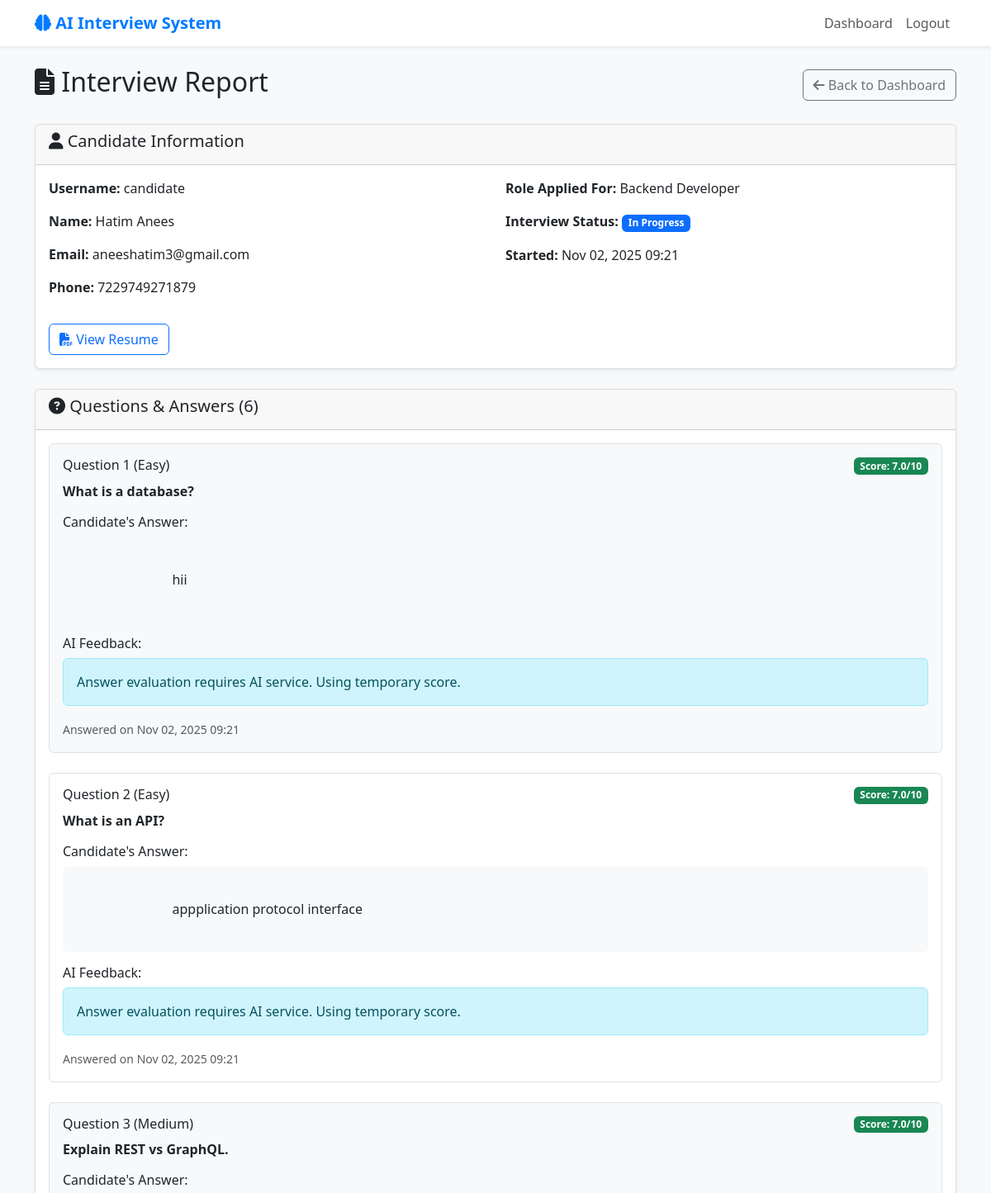
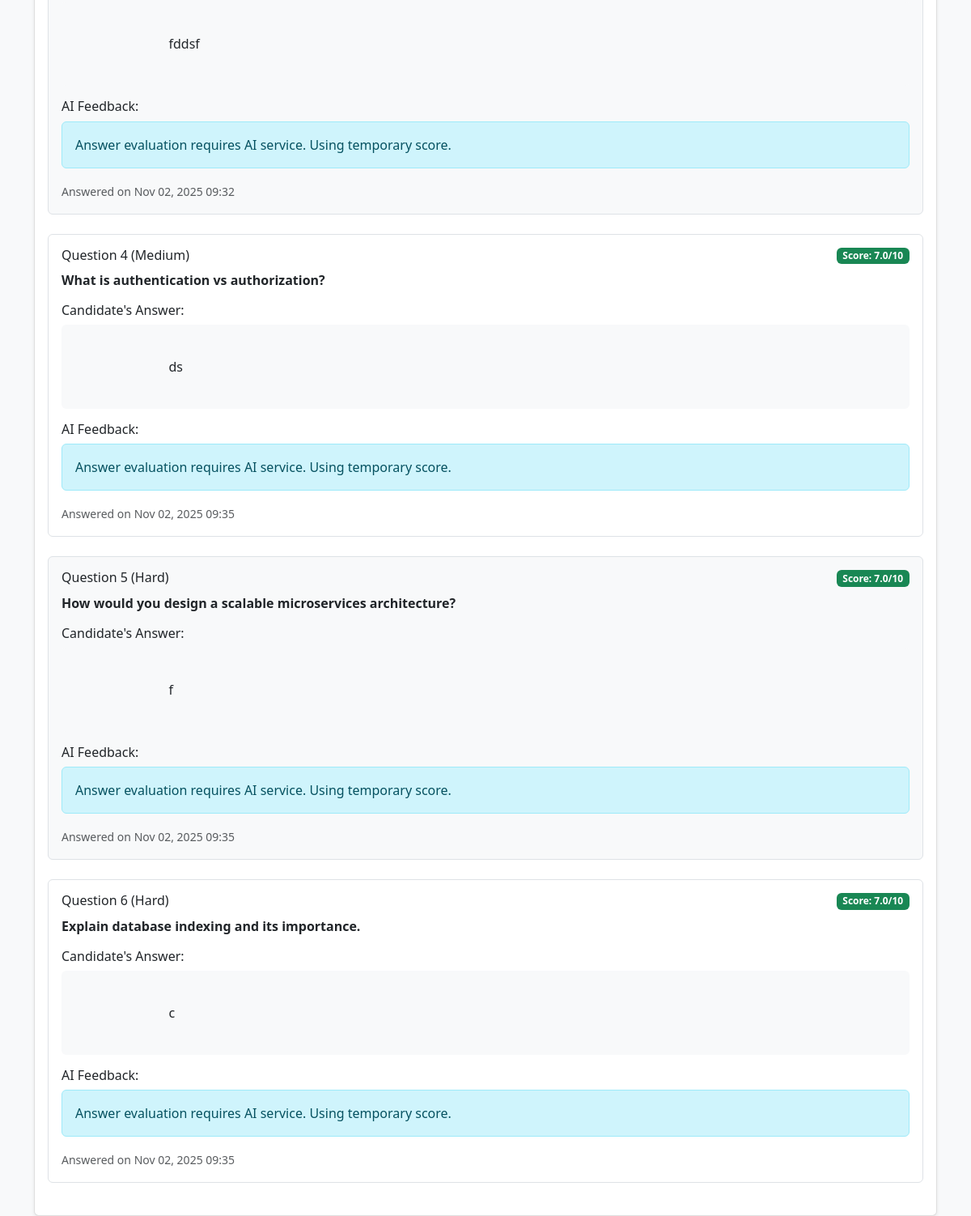
The page /interviewer/interview/8/ (signed in) on the database its author committed (2 pictures, top to bottom).
### core/models.py (models this page shows, shortened)
class InterviewSession(models.Model):
    ROLE_CHOICES = [
        ('frontend', 'Frontend Developer'),
        ('backend', 'Backend Developer'),
        ('data_analyst', 'Data Analyst'),
    ]
    STATUS_CHOICES = [
        ('in_progress', 'In Progress'),
        ('completed', 'Completed'),
        ('abandoned', 'Abandoned'),
    ]
    candidate = models.ForeignKey(UserProfile, on_delete=models.CASCADE, related_name='interview_sessions')
    role = models.CharField(max_length=20, choices=ROLE_CHOICES)
    status = models.CharField(max_length=20, choices=STATUS_CHOICES, default='in_progress')
    final_score = models.FloatField(null=True, blank=True)
    summary = models.TextField(blank=True, null=True)
    created_at = models.DateTimeField(auto_now_add=True)
    completed_at = models.DateTimeField(null=True, blank=True)

class UserProfile(models.Model):
    ROLE_CHOICES = [
        ('candidate', 'Candidate'),
        ('interviewer', 'Interviewer'),
    ]
    user = models.OneToOneField(User, on_delete=models.CASCADE)
    role = models.CharField(max_length=20, choices=ROLE_CHOICES, default='candidate')
    name = models.CharField(max_length=100, blank=True, null=True)
    email = models.EmailField(blank=True, null=True)
    phone_regex = RegexValidator(regex=r'^\+?1?\d{9,15}$', message="Phone number must be entered in the format: '+999999999'. Up to 15 digits allowed.")
    phone = models.CharField(validators=[phone_regex], max_length=17, blank=True, null=True)
    resume = models.FileField(upload_to='resumes/', blank=True, null=True)
    created_at = models.DateTimeField(auto_now_add=True)

class InterviewQuestion(models.Model):
    DIFFICULTY_CHOICES = [
        ('easy', 'Easy'),
        ('medium', 'Medium'),
        ('hard', 'Hard'),
    ]
    session = models.ForeignKey(InterviewSession, on_delete=models.CASCADE, related_name='questions')
    question_text = models.TextField()
    difficulty = models.CharField(max_length=10, choices=DIFFICULTY_CHOICES)
    order = models.PositiveIntegerField()
    created_at = models.DateTimeField(auto_now_add=True)
    class Meta:
        ordering = ['order']
        unique_together = ['session', 'order']

class InterviewAnswer(models.Model):
    question = models.OneToOneField(InterviewQuestion, on_delete=models.CASCADE, related_name='answer')
    answer_text = models.TextField()
    score = models.FloatField(null=True, blank=True)  # AI-assigned score for this answer
    feedback = models.TextField(blank=True, null=True)  # AI feedback
    answered_at = models.DateTimeField(auto_now_add=True)

### core/views.py (the view)
# urls.py: path('interviewer/interview/<int:session_id>/', views.interview_detail, name='interview_detail'),
@login_required
def interview_detail(request, session_id):
    profile = request.user.userprofile
    if profile.role != 'interviewer':
        messages.error(request, 'Access denied.')
        return redirect('home')
    session = get_object_or_404(
        InterviewSession.objects.select_related('candidate__user'),
        id=session_id
    )
    questions = InterviewQuestion.objects.filter(session=session).prefetch_related('answer')
    context = {
        'session': session,
        'questions': questions,
    }
    return render(request, 'core/interview_detail.html', context)

### core/templates/core/interview_detail.html (shortened to what this page needs)
{% extends 'core/base.html' %}
{% block content %}
<div class="row">
    <div class="col-12">
        <div class="d-flex justify-content-between align-items-center mb-4">
            <h2><i class="fas fa-file-alt"></i> Interview Report</h2>
            <a href="{% url 'interviewer_dashboard' %}" class="btn btn-outline-secondary">
                <i class="fas fa-arrow-left"></i> Back to Dashboard
            </a>
        </div>
        <div class="card mb-4">
            <div class="card-header">
                <h5><i class="fas fa-user"></i> Candidate Information</h5>
            </div>
            <div class="card-body">
                <div class="row">
                    <div class="col-md-6">
                        <p><strong>Username:</strong> {{ session.candidate.user.username }}</p>
                        <p><strong>Name:</strong> {{ session.candidate.name|default:'Not provided' }}</p>
                        <p><strong>Email:</strong> {{ session.candidate.email|default:'Not provided' }}</p>
                        <p><strong>Phone:</strong> {{ session.candidate.phone|default:'Not provided' }}</p>
                    </div>
                    <div class="col-md-6">
                        <p><strong>Role Applied For:</strong> {{ session.get_role_display }}</p>
                        <p><strong>Interview Status:</strong>
                            <span class="badge bg-{% if session.status == 'completed' %}success{% elif session.status == 'in_progress' %}primary{% else %}warning{% endif %}">
                                {{ session.get_status_display }}
                            </span>
                        </p>
                        <p><strong>Started:</strong> {{ session.created_at|date:"M d, Y H:i" }}</p>
                    </div>
                </div>
                {% if session.candidate.resume %}
                <div class="mt-3">
                    <a href="{{ session.candidate.resume.url }}" target="_blank" class="btn btn-outline-primary">
                        <i class="fas fa-file-pdf"></i> View Resume
                    </a>
                </div>
                {% endif %}
            </div>
        </div>
        <div class="card">
            <div class="card-header">
                <h5><i class="fas fa-question-circle"></i> Questions & Answers ({{ questions|length }})</h5>
            </div>
            <div class="card-body">
                {% for question in questions %}
                <div class="question-answer mb-4 p-3 border rounded">
                    <div class="d-flex justify-content-between align-items-start mb-2">
                        <h6 class="mb-0">
                            Question {{ question.order }} ({{ question.get_difficulty_display }})
                        </h6>
                        {% if question.answer and question.answer.score %}
                        <span class="badge bg-{% if question.answer.score >= 7 %}success{% elif question.answer.score >= 5 %}warning{% else %}danger{% endif %}">
                            Score: {{ question.answer.score }}/10
                        </span>
                        {% endif %}
                    </div>
                    <div class="question-text mb-3">
                        <strong>{{ question.question_text }}</strong>
                    </div>
                    {% if question.answer %}
                    <div class="answer-section">
                        <h6>Candidate's Answer:</h6>
                        <div class="answer-text p-3 bg-light rounded">
                            {{ question.answer.answer_text }}
                        </div>
                        {% if question.answer.feedback %}
                        <div class="feedback-section mt-3">
                            <h6>AI Feedback:</h6>
                            <div class="alert alert-info">
                                {{ question.answer.feedback }}
                            </div>
                        </div>
                        {% endif %}
                        <small class="text-muted">
                            Answered on {{ question.answer.answered_at|date:"M d, Y H:i" }}
                        </small>
                    </div>
                    {% else %}
                    <div class="text-muted">
                        <em>No answer provided</em>
                    </div>
                    {% endif %}
                </div>
                {% endfor %}
            </div>
        </div>
    </div>
</div>
{% endblock %}

### core/templates/core/base.html (style rules this page uses)
.card { box-shadow: 0 0.125rem 0.25rem rgba(0, 0, 0, 0.075); border: 1px solid rgba(0, 0, 0, 0.125); }
body { background-color: #f8f9fa; }

### core/templates/core/interview_detail.html (style rules this page uses)
.question-answer { background-color: #f8f9fa; }
.question-answer:nth-child(even) { background-color: #ffffff; }
.answer-text { white-space: pre-wrap; font-family: inherit; }

### rows shown on the page
InterviewSession: candidate.user.username "candidate", candidate.name "Hatim Anees", candidate.email "aneeshatim3@gmail.com", candidate.phone "7229749271879", role "Backend Developer", status "In Progress", created_at "Nov 02, 2025 09:21"
InterviewQuestion: order "1", difficulty "Easy", answer.score "7.0", question_text "What is a database?", answer.answer_text "hii", answer.feedback "Answer evaluation requires AI service. Using temporary score.", answer.answered_at "Nov 02, 2025 09:21"
InterviewQuestion: order "2", difficulty "Easy", answer.score "7.0", question_text "What is an API?", answer.answer_text "appplication protocol interface", answer.feedback "Answer evaluation requires AI service. Using temporary score.", answer.answered_at "Nov 02, 2025 09:21"
InterviewQuestion: order "3", difficulty "Medium", answer.score "7.0", question_text "Explain REST vs GraphQL.", answer.answer_text "fddsf", answer.feedback "Answer evaluation requires AI service. Using temporary score.", answer.answered_at "Nov 02, 2025 09:32"
InterviewQuestion: order "4", difficulty "Medium", answer.score "7.0", question_text "What is authentication vs authorization?", answer.answer_text "ds", answer.feedback "Answer evaluation requires AI service. Using temporary score.", answer.answered_at "Nov 02, 2025 09:35"
InterviewQuestion: order "5", difficulty "Hard", answer.score "7.0", question_text "How would you design a scalable microservices architecture?", answer.answer_text "f", answer.feedback "Answer evaluation requires AI service. Using temporary score.", answer.answered_at "Nov 02, 2025 09:35"
InterviewQuestion: order "6", difficulty "Hard", answer.score "7.0", question_text "Explain database indexing and its importance.", answer.answer_text "c", answer.feedback "Answer evaluation requires AI service. Using temporary score.", answer.answered_at "Nov 02, 2025 09:35"

### other values the page prints
{{ questions|length }} "6"
